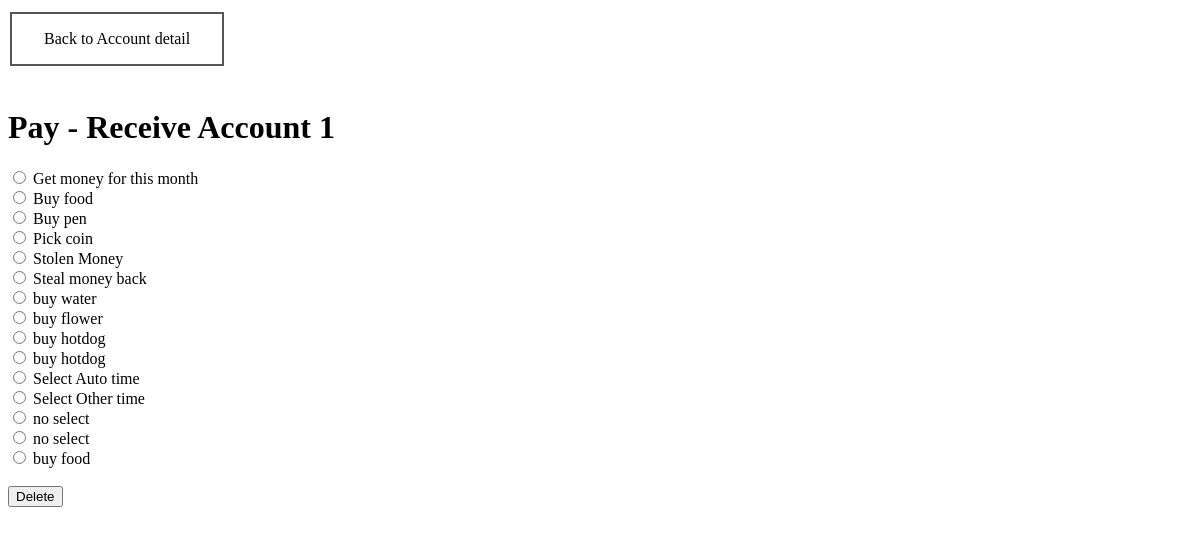
The page /1/sellisttodel/ on the database its author committed.
### account/models.py (models this page shows, shortened)
class Account(models.Model):
    account_text = models.CharField(max_length=200)
    total_money = models.IntegerField(default=0)

class List(models.Model):
    account = models.ForeignKey(Account, on_delete=models.CASCADE)
    list_text = models.CharField(max_length=200)
    get_money = models.IntegerField(default=0)
    pay_money = models.IntegerField(default=0)
    pub_date = models.DateTimeField('date published')

### account/views.py (the view)
# urls.py: url(r'^(?P<pk>[0-9]+)/sellisttodel/$', views.SelDelList.as_view(), name='seldellist'),
class SelDelList(generic.DetailView):
    model = Account
    template_name = 'account/seldellist.html'

### account/templates/account/seldellist.html (shortened to what this page needs)
<head>
</head>
<a class="button buttonblack" href="{% url 'account:detail' account.id %}">Back to Account detail</a><br><br>
<h1>{{ account.account_text }}</h1>
<form action="{% url 'account:dellist' account.id %}" method="post">
{% for list in account.list_set.all %}
    <input type="radio" name="list" id="list{{ forloop.counter }}" value="{{ list.id }}" />
    <label for="list{{ forloop.counter }}">{{ list.list_text }}</label><br />
{% endfor %}
<br>
<input type="submit" value="Delete" />
</form>

### account/templates/account/seldellist.html (style rules this page uses)
.button { background-color: #4CAF50; border: none; color: white; padding: 16px 32px; text-align: center; text-decoration: none; display: inline-block; font-size: 16px; margin: 4px 2px; -webkit-transition-duration: 0.4s; transition-duration: 0.4s; cursor: pointer; }
.buttonblack { background-color: white; color: black; border: 2px solid #555555; }

### rows shown on the page
Account: account_text "Pay - Receive Account 1"
List: list_text "Get money for this month"
List: list_text "Buy food"
List: list_text "Buy pen"
List: list_text "Pick coin"
List: list_text "Stolen Money"
List: list_text "Steal money back"
List: list_text "buy water"
List: list_text "buy flower"
List: list_text "buy hotdog"
List: list_text "buy hotdog"
List: list_text "Select Auto time"
List: list_text "Select Other time"
List: list_text "no select"
List: list_text "no select"
List: list_text "buy food"
